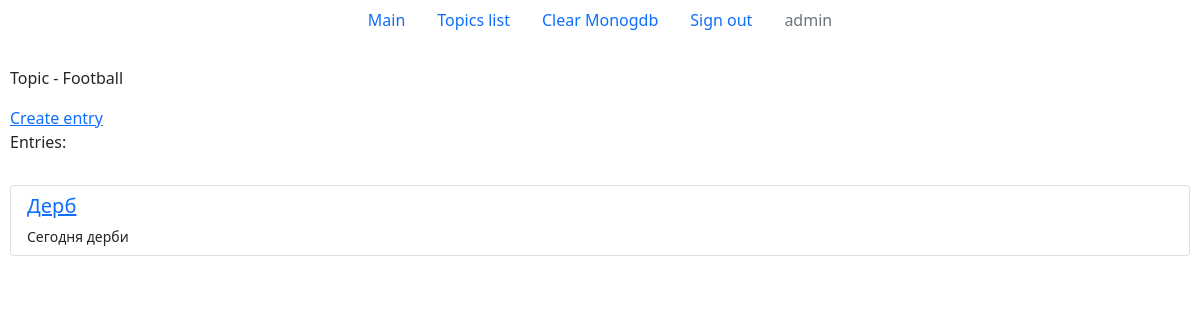
The app's page /entries/xxx1 (signed in), older data.
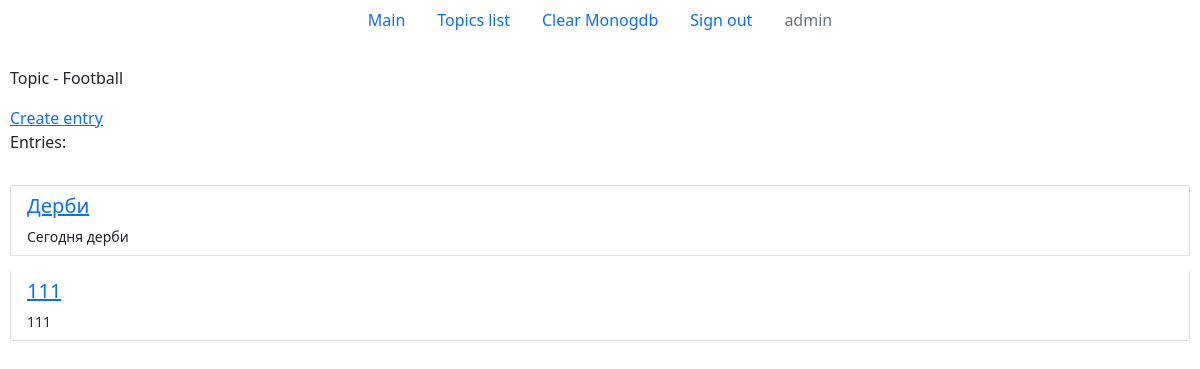
The same page, newer data.
### social_networks/models.py (models this page shows, shortened)
class Topic(models.Model):
    name = models.CharField(max_length=200)

class Entry(models.Model):
    class Meta:
        verbose_name_plural = "Entries"
    topic = models.ForeignKey(Topic, on_delete=models.CASCADE)
    title = models.CharField(max_length=200)
    text = models.TextField()
    author = models.ForeignKey(User, on_delete=models.CASCADE, default=None)

### social_networks/views.py (the view)
# urls.py: path('entries/xxx<int:topic_id>', views.entries, name="entries"),
@login_required
def entries(request, topic_id):
    topic = Topic.objects.get(id=topic_id)
    entries = topic.entry_set.all()
    content = {'topic': topic, 'entries': entries}
    return render(request, 'social_networks/entries.html', content)

### social_networks/templates/social_networks/entries.html (shortened to what this page needs)
{% extends 'social_networks/base.html' %}
            {% block content %}
                <p>Topic - {{ topic.name }}</p>
                <div>
                    <a href="{% url 'social_networks:create_entry' topic.id %}">Create entry</a>
                </div>
                <p>Entries:</p>
                <ul class="list-group">
                    {% for entry in entries %}
                    <li class="list-group-item list-margin entries-list">
                        <h3>
                            <a href="{% url 'social_networks:entry_page' topic.id entry.id %}">{{ entry.title }}</a>
                        </h3>
                        <p>{{ entry.text }}</p>
                    </li>
                    {% endfor %}
                </ul>
            {% endblock content %}

### social_networks/templates/social_networks/base.html (shortened to what this page needs)
{% load static %}
<!DOCTYPE html>
<html>
    <head>
        <link href="https://cdn.jsdelivr.net/npm/bootstrap@5.0.2/dist/css/bootstrap.min.css" rel="stylesheet">
        <link rel="stylesheet" href="{% static 'css/style.css' %}" type="text/css">
    </head>
    <body>
        <header>
            <nav>
                <ul class='nav justify-content-center'>
                    <li class="nav-item">
                        <a class="nav-link active" href="{% url 'social_networks:index' %}">Main</a>
                    </li>
                    <li class="nav-item">
                        <a class="nav-link" href="{% url 'social_networks:topics_list' %}">Topics list</a>
                    </li>
                    <li class="nav-item">
                        <a class="nav-link" href="{% url 'social_networks:clear_mongodb' %}" aria-disabled="true">Clear Monogdb</a>
                    </li>
                    {% if user.is_authenticated %}
                        <li class="nav-item">
                            <a class="nav-link" href="{% url 'users:sign_out' %}">Sign out</a>
                        </li>
                        <li class="nav-item">
                            <p class="nav-link disabled">{{ user.username }}</p>
                        </li>
                    {% endif %}
                </ul>
            </nav>
        </header>
        <main>
            <div class="all-contant-margin">
                {% block content %}{% endblock content %}
            </div>
        </main>
    </body>
</html>

### static/css/style.css (style rules this page uses)
.all-contant-margin { margin: 10px; }
.list-margin { margin-top: 15px; }
.entries-list h3 { font-size: 20px; margin-top: 0px; }
.entries-list p { font-size: 14px; margin-bottom: 0px; }

Row changes from the older to the newer data that the page shows:
changed Entry "Сегодня дерби": title "Дерб" → "Дерби"
added Entry: title "111", text "111"
